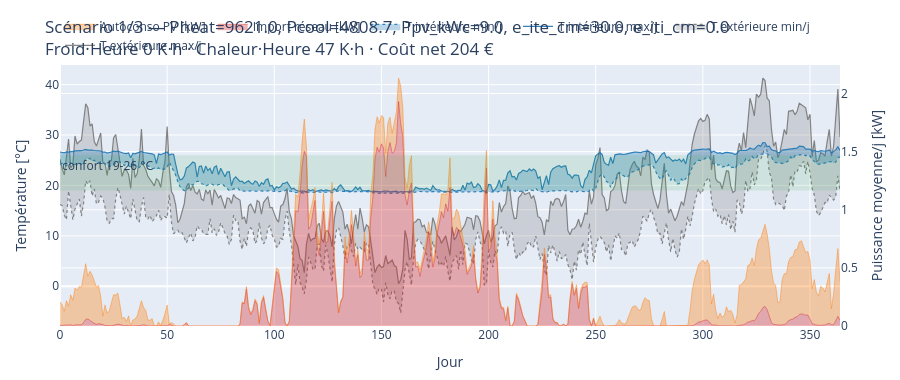

Here is the notebook cell this chart was saved with:
### Code cell
if len(selected_idx) > 0:
    idx = selected_idx[0]
    x = X[idx]
    params_txt = ", ".join(f"{n}={v:.1f}" for n, v in zip(VAR_NAMES, x))
    title = (f"Scénario 1/{len(selected_idx)} — {params_txt}<br>"
             f"Froid·Heure {F[idx, 0]:.0f} K·h · Chaleur·Heure {F[idx, 1]:.0f} K·h · Coût net {F[idx, 2]:.0f} €")
    plot_scenario(x, title).show()

### Figure 1 — Plotly figure (JSON) as saved in the notebook; plotly's stock layout.template omitted (floating-point values rounded to 4 significant figures; data arrays with more than 128 entries replaced by an {"elided": "..."} marker saying what was removed)
{"data": [{"line": {"color": "rgba(120,120,120,0.9)", "width": 1.2}, "mode": "lines", "name": "T extérieure max/j", "type": "scatter", "x": {"elided": "365 int values"}, "y": {"elided": "365 float values"}}, {"fill": "tonexty", "fillcolor": "rgba(120,120,120,0.25)", "line": {"color": "rgba(120,120,120,0.9)", "dash": "dot", "width": 1.2}, "mode": "lines", "name": "T extérieure min/j", "type": "scatter", "x": {"elided": "365 int values"}, "y": {"elided": "365 float values"}}, {"line": {"color": "rgba(31,119,180,0.9)", "width": 1.2}, "mode": "lines", "name": "T intérieure max/j", "type": "scatter", "x": {"elided": "365 int values"}, "y": {"elided": "365 float values"}}, {"fill": "tonexty", "fillcolor": "rgba(31,119,180,0.3)", "line": {"color": "rgba(31,119,180,0.9)", "dash": "dot", "width": 1.2}, "mode": "lines", "name": "T intérieure min/j", "type": "scatter", "x": {"elided": "365 int values"}, "y": {"elided": "365 float values"}}, {"fillcolor": "rgba(214,39,40,0.35)", "line": {"color": "rgba(214,39,40,0.9)", "width": 0.5}, "mode": "lines", "name": "Import réseau [kW]", "stackgroup": "power", "type": "scatter", "x": {"elided": "365 int values"}, "y": {"elided": "365 float values"}, "yaxis": "y2"}, {"fillcolor": "rgba(255,127,14,0.35)", "line": {"color": "rgba(255,127,14,0.9)", "width": 0.5}, "mode": "lines", "name": "Autoconso PV [kW]", "stackgroup": "power", "type": "scatter", "x": {"elided": "365 int values"}, "y": {"elided": "365 float values"}, "yaxis": "y2"}], "layout": {"annotations": [{"showarrow": false, "text": "confort 19-26 °C", "x": 0, "xanchor": "left", "xref": "x domain", "y": 26.0, "yanchor": "top", "yref": "y"}], "height": 380, "hovermode": "x unified", "legend": {"orientation": "h", "x": 0, "xanchor": "left", "y": 1.02, "yanchor": "bottom"}, "margin": {"b": 40, "l": 60, "r": 60, "t": 60}, "shapes": [{"fillcolor": "rgba(46,160,67,0.12)", "line": {"width": 0}, "type": "rect", "x0": 0, "x1": 1, "xref": "x domain", "y0": 19.0, "y1": 26.0, "yref": "y"}], "title": {"text": "Scénario 1/3 — Pheat=9621.0, Pcool=4808.7, Ppv_kWc=9.0, e_ite_cm=30.0, e_iti_cm=0.0<br>Froid·Heure 0 K·h · Chaleur·Heure 47 K·h · Coût net 204 €"}, "xaxis": {"title": {"text": "Jour"}}, "yaxis": {"title": {"text": "Température [°C]"}}, "yaxis2": {"overlaying": "y", "rangemode": "tozero", "side": "right", "title": {"text": "Puissance moyenne/j [kW]"}}}}
